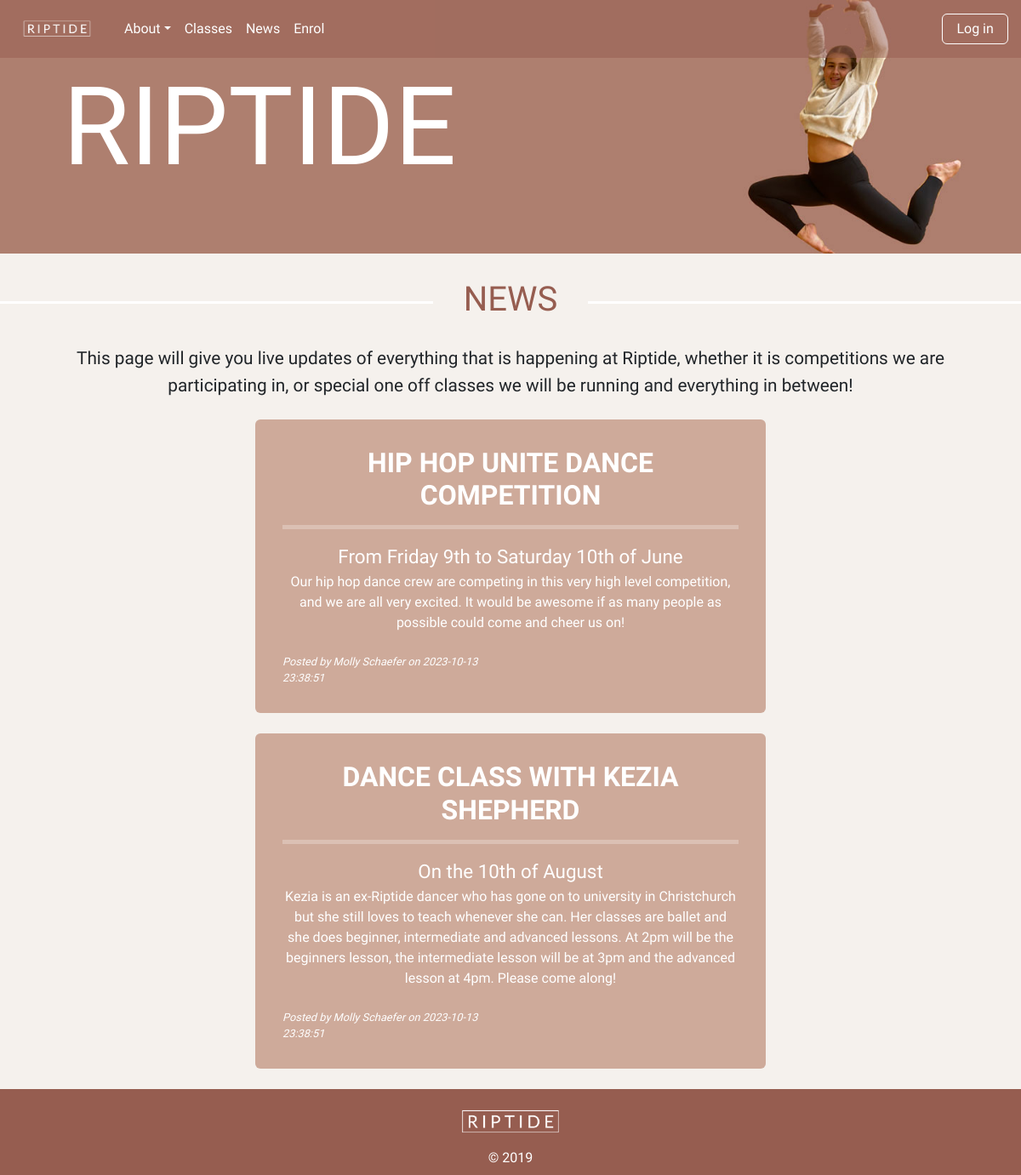
The app's page /news, older data.
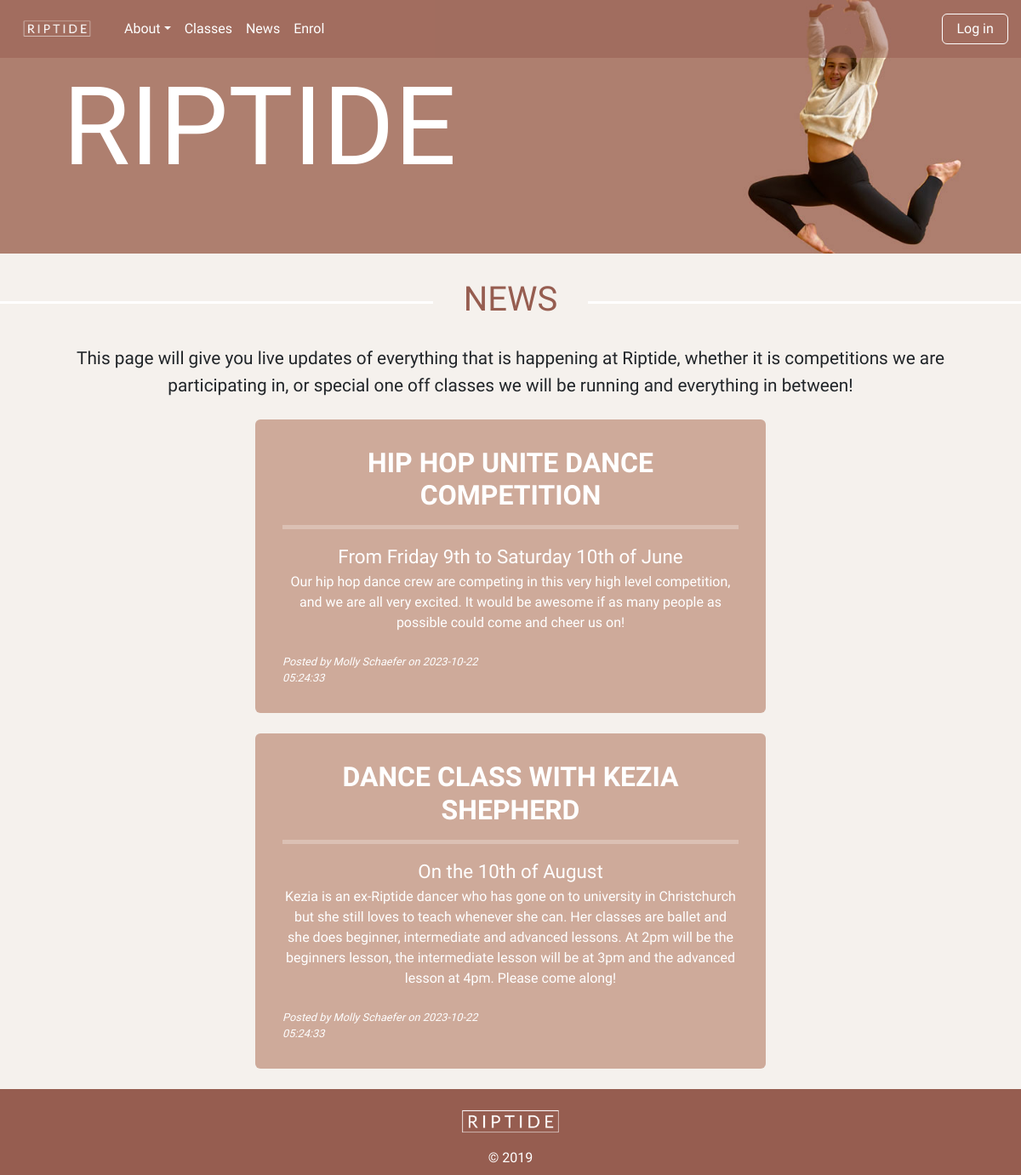
The same page, newer data.
### tables this page shows
CREATE TABLE news(
    news_id integer primary key autoincrement not null,
    title text not null unique,
    subtitle text not null unique,
    content text not null unique,
    newsdate date not null,
    member_id integer not null,
    foreign key(member_id) references member(member_id)
);

CREATE TABLE member(
    member_id integer primary key autoincrement not null,
    name text not null unique,
    email text not null unique,
    password text not null,
    authorisation integer not null
);

### server.py (the view)
@app.route('/news')
def news():
    sql = """select news.news_id, news.title, news.subtitle, news.content, news.newsdate, member.name
    from news
    join member on news.member_id= member.member_id
    order by news.newsdate desc;
    """
    result = run_search_query_tuples(sql, (), db_path, True)
    print(result)
    return render_template("news.html", news=result)

### db_functions.py (called while the page is built)
def run_search_query_tuples(sql_query,values_tuple, file_path, rowfactory=False):
    result = None
    try:
        db = sqlite3.connect(file_path)
        if rowfactory:
            db.row_factory = sqlite3.Row
        cursor = db.cursor()
        cursor.execute(sql_query,values_tuple)
        result = cursor.fetchall()
        cursor.close()
    except sqlite3.Error as error:
        print("Error running search query tuples: {}".format(error))
        return None
    db.close()
    if result is None:
        print("No search values were found")
    return result

### templates/news.html (shortened to what this page needs)
{% extends "layout.html" %}
{% block banner %}
static/images/molly_banner3.jpg
{% endblock %}
{% block content %}
<h1>NEWS</h1>
<p>This page will give you live updates of everything that is happening at Riptide, whether it is competitions we are participating in,
or special one off classes we will be running and everything in between! </p>
    <br>
{% for row in news %}
<div class="news rounded">
    <h4><b>{{row ['title']}}</b></h4>
    <hr>
    <div class="subtitle">{{row['subtitle']}}</div>
    <div class="news-text">{{row['content'] | replace("\n", "<br>") | safe}}</div>
<br>
    <div class="row">
    <div class="col-lg-6"><div class="news-subtext text-start">Posted by {{ row ['name']}} on {{ row ['newsdate'] }}</div></div>
    </div>
</div>
    <br>
{% endfor %}
{% endblock %}

### templates/layout.html (shortened to what this page needs)
<!DOCTYPE html>
<html lang="en">
<head>
    <link href="https://cdn.jsdelivr.net/npm/bootstrap@5.2.3/dist/css/bootstrap.min.css" rel="stylesheet">
    <link rel="stylesheet" href="static/styles.css">
</head>
<body>
<nav id="Home" class="navbar navbar-expand-sm fixed-top">
  <div class="container-fluid">
    <div class="collapse navbar-collapse" id="collapsibleNavbar">
      <ul class="navbar-nav">
        <a class="navbar-brand" href="{{url_for('index')}}"><img class="nav-logo" src="static/images/Riptide-1.png"></a>
        <li class="nav-item dropdown">
          <a class="nav-link dropdown-toggle" href="{{url_for('about')}}" role="button" data-bs-toggle="dropdown">About</a>
        </li>
        <li class="nav-item">
          <a class="nav-link" href={{url_for('classes')}}>Classes</a>
        </li>
        <li class="nav-item">
          <a class="nav-link" href="{{url_for('news')}}">News</a>
        </li>
        <li class="nav-item">
          <a class="nav-link" href="{{url_for('enrol')}}">Enrol</a>
        </li>
      </ul>
<div class="ms-auto">
        {% if session and session['authorisation'] == 0 or session['authorisation'] == 1 %}
        <a class="nav-link btn btn-outline" href="{{url_for('logout')}}#">Logout</a>
        {% else %}
        <a class="nav-link btn btn-outline" href="{{url_for('login')}}">Log in</a>
        {% endif %}
    </div>
  </div>
</div>
    </nav>
<div class="img-container">
<img class="img-fluid" src="{%block banner %}{% endblock %}" alt="A photo of a girl ">
<div class="banner">RIPTIDE</div>
<div class="banner-quote">{%block quote %}{% endblock %}</div>
</div>
{% block content %}
{% endblock %}
<footer class="footer-content">
    <img class="footer-image" src="static/images/Riptide-1.png">
    <div>&copy; 2019</div>
    </footer>
</body>
</html>

### static/styles.css (style rules this page uses)
body { font-family: 'Ubuntu', sans-serif; background-color: rgb(245,241,237); }
.navbar { background-color: rgba(150,93,80,0.5); }
.nav-item { margin: auto; }
.nav-link { color:white; }
.nav-logo { max-width: 110px; }
.btn-outline { border: 1px solid white; padding: 0.3em 1em; }
.img-container { position: relative; text-align: center; color: rgb(255,255,255); }
.banner { position: absolute; top: 50%; left: 10%; transform: translate(-10%, -50%); font-size: 8em; }
.banner-quote { position: absolute; top: 76%; left: 10%; transform: translate(-10%, -50%); font-size: 1.5em; text-align: center; font-style: italic; padding: 1em 1em; color: rgb(255,255,255); }
h1 { padding:0; overflow: hidden; color:rgb(150,93,80); display: table; white-space: nowrap; margin: 0.75em 0; scroll-margin-top: 3em; }
h1:before, h1:after { border-top: 3px solid rgb(255,255,255); content: ''; display: table-cell; position: relative; top: 0.65em; width: 50%; }
h1:before { right: 3%; }
h1:after { left: 3%; }
h4 { text-align: center; color: rgb(255,255,255); font-size: 2em; }
p { padding:0 4em 0 4em; margin:auto; text-align: center; font-size: 1.3em; }
.footer-content { background-color: rgb(150,93,80); text-align: center; padding: 0.5em 0 0.5em 0; color: white; }
.footer-image { max-width: 160px; }
.btn { color: white; margin: 0.2em; }
.news { max-width: 50%; translate: 50%; padding: 2em; background-color: rgb(206, 170, 154); }
.subtitle { text-align: center; font-size: 1.4em; color: white; }
.news-text { text-align: center; font-size: 1em; color: white; }
.news-subtext { font-size: 0.8em; color: white; font-style: italic; }
hr { color:white; border-width: 5px; }

Row changes from the older to the newer data that the page shows:
changed news "HIP HOP UNITE DANCE COMPETITION": newsdate "2023-10-13 23:38:51" → "2023-10-22 05:24:33"
changed news "DANCE CLASS WITH KEZIA SHEPHERD": newsdate "2023-10-13 23:38:51" → "2023-10-22 05:24:33"
